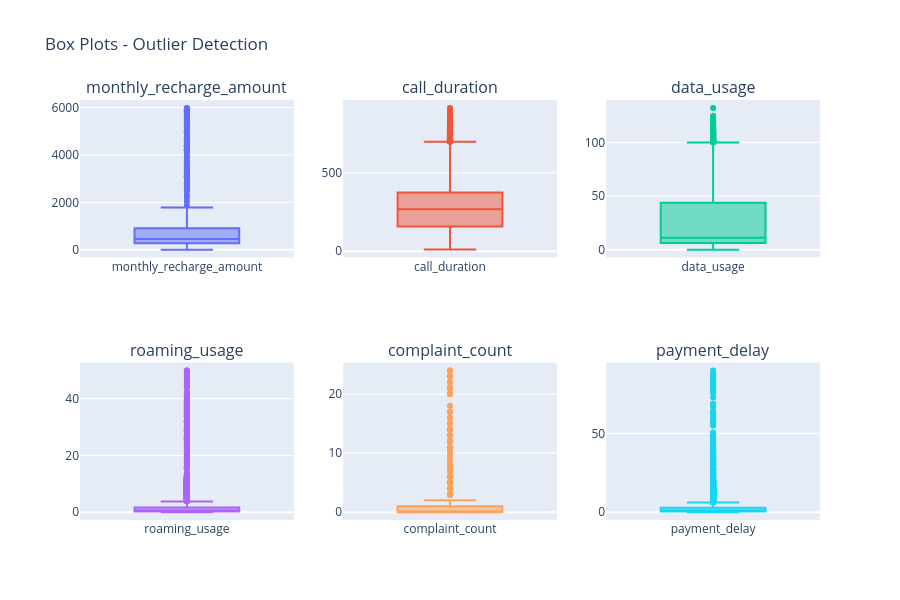

Here is the notebook cell this chart was saved with:
### Markdown cell above
### Box Plots for Outlier Detection

**Technique:** Box Plot Visualization

**What we're doing:** Creating box plots to visually identify outliers in key features.

**Why:** Box plots show the median, quartiles, and outliers, helping us understand the spread and identify extreme values that might be anomalies.

### Code cell
# Box plots for outlier detection
fig = make_subplots(rows=2, cols=3, subplot_titles=numerical_features)

for idx, feature in enumerate(numerical_features):
    row = idx // 3 + 1
    col = idx % 3 + 1
    fig.add_trace(
        go.Box(y=df_clean[feature], name=feature),
        row=row, col=col
    )

fig.update_layout(height=600, showlegend=False, title_text="Box Plots - Outlier Detection")
fig.show()

print('Result: Box plots reveal:')
print('  - Significant outliers in monthly_recharge_amount, roaming_usage, and complaint_count')
print('  - These outliers represent unusual customer behavior patterns')
print('  - Some outliers may be legitimate premium users, others may be anomalies')

### Figure 1 — Plotly figure (JSON) as saved in the notebook; plotly's stock layout.template omitted (floating-point values rounded to 4 significant figures; data arrays with more than 128 entries replaced by an {"elided": "..."} marker saying what was removed)
{"data": [{"name": "monthly_recharge_amount", "type": "box", "xaxis": "x", "y": {"elided": "10000 float values"}, "yaxis": "y"}, {"name": "call_duration", "type": "box", "xaxis": "x2", "y": {"elided": "10000 float values"}, "yaxis": "y2"}, {"name": "data_usage", "type": "box", "xaxis": "x3", "y": {"elided": "10000 float values"}, "yaxis": "y3"}, {"name": "roaming_usage", "type": "box", "xaxis": "x4", "y": {"elided": "10000 float values"}, "yaxis": "y4"}, {"name": "complaint_count", "type": "box", "xaxis": "x5", "y": {"elided": "10000 float values"}, "yaxis": "y5"}, {"name": "payment_delay", "type": "box", "xaxis": "x6", "y": {"elided": "10000 float values"}, "yaxis": "y6"}], "layout": {"annotations": [{"font": {"size": 16}, "showarrow": false, "text": "monthly_recharge_amount", "x": 0.1444, "xanchor": "center", "xref": "paper", "y": 1, "yanchor": "bottom", "yref": "paper"}, {"font": {"size": 16}, "showarrow": false, "text": "call_duration", "x": 0.5, "xanchor": "center", "xref": "paper", "y": 1, "yanchor": "bottom", "yref": "paper"}, {"font": {"size": 16}, "showarrow": false, "text": "data_usage", "x": 0.8556, "xanchor": "center", "xref": "paper", "y": 1, "yanchor": "bottom", "yref": "paper"}, {"font": {"size": 16}, "showarrow": false, "text": "roaming_usage", "x": 0.1444, "xanchor": "center", "xref": "paper", "y": 0.375, "yanchor": "bottom", "yref": "paper"}, {"font": {"size": 16}, "showarrow": false, "text": "complaint_count", "x": 0.5, "xanchor": "center", "xref": "paper", "y": 0.375, "yanchor": "bottom", "yref": "paper"}, {"font": {"size": 16}, "showarrow": false, "text": "payment_delay", "x": 0.8556, "xanchor": "center", "xref": "paper", "y": 0.375, "yanchor": "bottom", "yref": "paper"}], "height": 600, "showlegend": false, "title": {"text": "Box Plots - Outlier Detection"}, "xaxis": {"anchor": "y", "domain": [0, 0.2889]}, "xaxis2": {"anchor": "y2", "domain": [0.3556, 0.6444]}, "xaxis3": {"anchor": "y3", "domain": [0.7111, 1]}, "xaxis4": {"anchor": "y4", "domain": [0, 0.2889]}, "xaxis5": {"anchor": "y5", "domain": [0.3556, 0.6444]}, "xaxis6": {"anchor": "y6", "domain": [0.7111, 1]}, "yaxis": {"anchor": "x", "domain": [0.625, 1]}, "yaxis2": {"anchor": "x2", "domain": [0.625, 1]}, "yaxis3": {"anchor": "x3", "domain": [0.625, 1]}, "yaxis4": {"anchor": "x4", "domain": [0, 0.375]}, "yaxis5": {"anchor": "x5", "domain": [0, 0.375]}, "yaxis6": {"anchor": "x6", "domain": [0, 0.375]}}}
